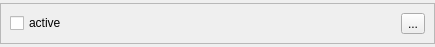
<?xml version="1.0" encoding="UTF-8"?>
<ui version="4.0">
 <class>Item</class>
 <widget class="QWidget" name="Item">
  <property name="geometry">
   <rect>
    <x>0</x>
    <y>0</y>
    <width>435</width>
    <height>47</height>
   </rect>
  </property>
  <property name="windowTitle">
   <string>Form</string>
  </property>
  <layout class="QVBoxLayout" name="verticalLayout">
   <property name="leftMargin">
    <number>0</number>
   </property>
   <property name="topMargin">
    <number>0</number>
   </property>
   <property name="rightMargin">
    <number>0</number>
   </property>
   <property name="bottomMargin">
    <number>0</number>
   </property>
   <item>
    <widget class="QFrame" name="frame">
     <property name="sizePolicy">
      <sizepolicy hsizetype="Preferred" vsizetype="Fixed">
       <horstretch>0</horstretch>
       <verstretch>0</verstretch>
      </sizepolicy>
     </property>
     <property name="frameShape">
      <enum>QFrame::StyledPanel</enum>
     </property>
     <property name="frameShadow">
      <enum>QFrame::Raised</enum>
     </property>
     <layout class="QHBoxLayout" name="horizontalLayout_2">
      <item>
       <widget class="QCheckBox" name="cb_active">
        <property name="text">
         <string>active</string>
        </property>
       </widget>
      </item>
      <item>
       <widget class="QLabel" name="lbl_picture">
        <property name="text">
         <string/>
        </property>
       </widget>
      </item>
      <item>
       <widget class="QToolButton" name="btn_clear">
        <property name="text">
         <string>...</string>
        </property>
       </widget>
      </item>
     </layout>
    </widget>
   </item>
  </layout>
 </widget>
 <resources/>
 <connections/>
</ui>
